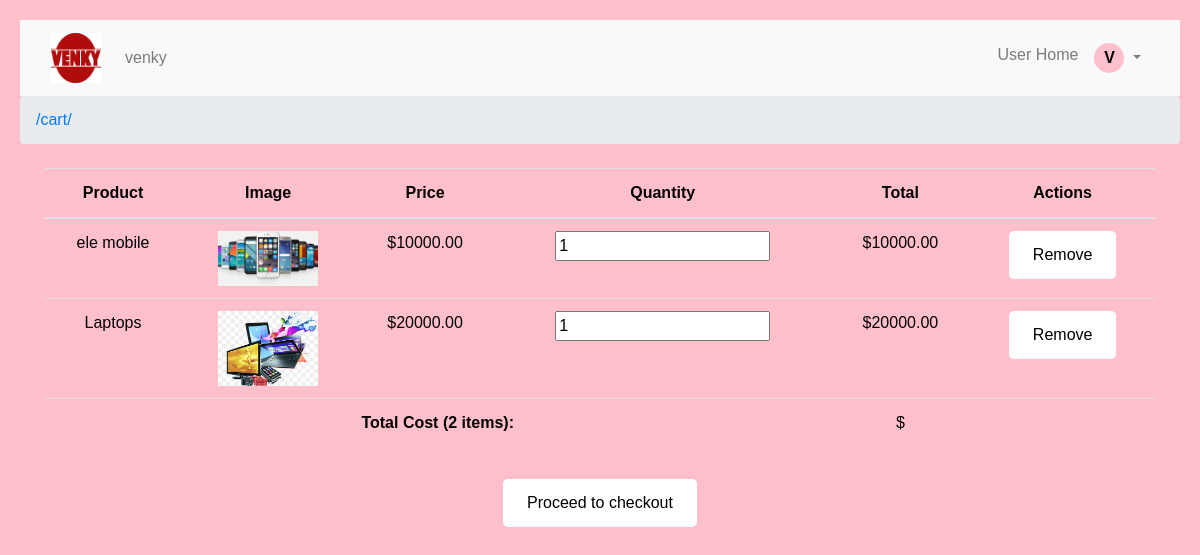
The app's page /cart/ (signed in), older data.
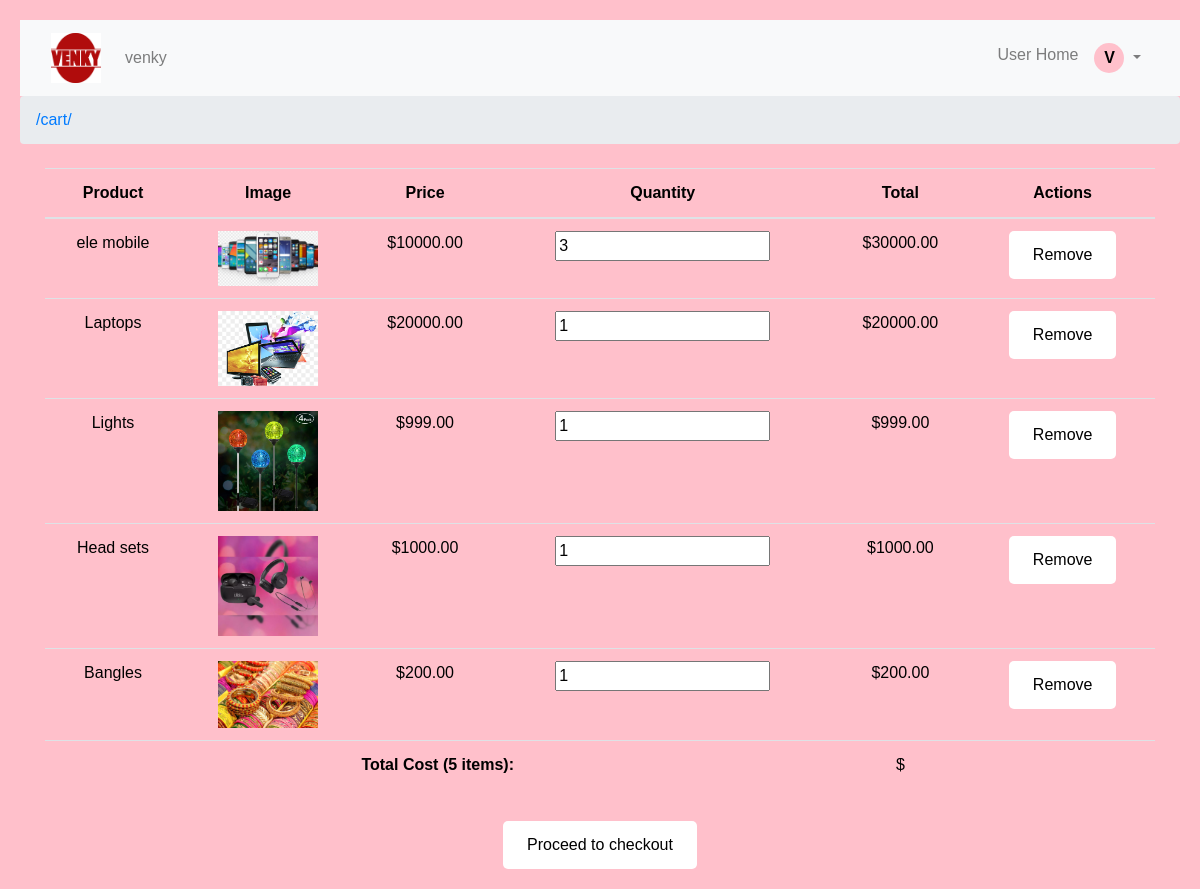
The same page, newer data.
### Credentialsapp/models.py (models this page shows, shortened)
class CartItem(models.Model):
    cart = models.ForeignKey(Cart, related_name='cart_items', on_delete=models.CASCADE)
    product = models.ForeignKey(Product, on_delete=models.CASCADE)
    quantity = models.IntegerField(default=1)
    def item_total_cost(self):
        return self.product.price * self.quantity

class Product(models.Model):
    dealer = models.ForeignKey(User, on_delete=models.CASCADE, related_name='products', blank=True, null=True)
    name = models.CharField(max_length=100)
    country = models.CharField(max_length=100)
    quantity = models.PositiveIntegerField(default=0)
    price = models.DecimalField(max_digits=10, decimal_places=2)
    image = models.ImageField(upload_to='product_images/', blank=True, null=True)
    created_at = models.DateTimeField(auto_now_add=True)
    category = models.ForeignKey(Category, on_delete=models.CASCADE, null=True, blank=True)
    is_approved = models.BooleanField(default=False)
    is_rejected = models.BooleanField(default=False)

### Credentialsapp/views.py (the view)
# urls.py: path('cart/', views.view_cart, name='view_cart'),
@login_required
def view_cart(request):
    try:
        cart = Cart.objects.get(user=request.user)
        cart_items = CartItem.objects.filter(cart=cart)
        total_cost = sum(item.item_total_cost() for item in cart_items)
        return render(request, 'view_cart.html', {'cart_items': cart_items, 'total_cost': total_cost})
    except Cart.DoesNotExist:
        messages.warning(request, "Cart does not exist. Please add items to your cart.")
        return redirect('user_home')

### Credentialsapp/templates/view_cart.html (shortened to what this page needs)
{% extends 'base.html' %}
{% block content %}
    <table class="table">
        <thead>
            <tr>
                <th>Product</th>
                <th>Image</th>
                <th>Price</th>
                <th>Quantity</th>
                <th>Total</th>
                <th>Actions</th>
            </tr>
        </thead>
        <tbody>
            {% for cart_item in cart_items %}
                <tr id="cart-item-{{ cart_item.id }}">
                    <td>{{ cart_item.product.name }}</td>
                    <td><img src="{{ cart_item.product.image.url }}" alt="{{ cart_item.product.name }}" style="max-width: 100px;"></td>
                    <td>${{ cart_item.product.price }}</td>
                    <td>
                        <input type="number" name="quantity" value="{{ cart_item.quantity }}" min="1" class="cart-item-quantity" data-cart-item-id="{{ cart_item.id }}" required>
                    </td>
                    <td id="item-total-cost-{{ cart_item.id }}">${{ cart_item.item_total_cost }}</td>
                    <td>
                        <form method="post" action="{% url 'remove_from_cart' cart_item.id %}">
                            <button type="submit" class="btn btn-danger btn-sm">Remove</button>
                        </form>
                    </td>
                </tr>
            {% empty %}
                <tr>
                    <td colspan="6">Your cart is empty.</td>
                </tr>
            {% endfor %}
        </tbody>
        <tfoot>
            <tr>
                <td colspan="4"><strong>Total Cost ({{ cart_items|length }} items):</strong></td>
                <td id="total-cost">${{ cart.total_cost|default_if_none:"0.00" }}</td>
                <td></td>
            </tr>
        </tfoot>
    </table>
    <button id="proceed-payment-btn" type="button" class="btn btn-primary mt-3" onclick="proceedToCheckout()">Proceed to checkout</button>
{% endblock %}

Row changes from the older to the newer data that the page shows:
changed CartItem "ele mobile": quantity "1" → "3"; item_total_cost "10000.00" → "30000.00"
added CartItem: product.name "Lights", product.image (picture), product.price "999.00", quantity "1", item_total_cost "999.00"
added CartItem: product.name "Head sets", product.image (picture), product.price "1000.00", quantity "1", item_total_cost "1000.00"
added CartItem: product.name "Bangles", product.image (picture), product.price "200.00", quantity "1", item_total_cost "200.00"
Text that changed along with them:
{{ cart_items|length }}: "2" → "5"
